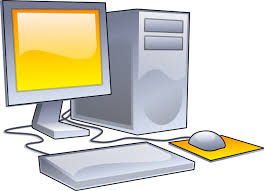
//> input picture Algoritmi/Image.jpeg, 264 x 191 px
$ ./Romeo_Hough_Rette Image.jpeg 3   (built with g++ and OpenCV 4)
//> lines starting //> are read from the running program, lines starting //| are printed output that depends on the picture; after the words box and inside, x2 and y2 are one past the last pixel; in counts of white or black regions, pixels touching at a corner belong together
#include <opencv2/opencv.hpp>

using namespace cv;
using namespace std;

int main(int argc, char** argv) {

    // lettura immagine in scala di grigio
    Mat image = imread(argv[1], IMREAD_GRAYSCALE);
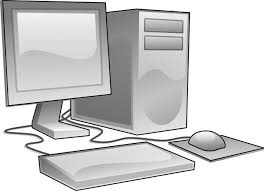
//> image: 191 rows x 264 cols, CV_8UC1; min 0, max 255, mean 207.8
    if(image.empty()) {
        cout <<  "Errore lettura immagine" << endl;
        return -1;
    }
    imshow("Immagine di input", image);
    waitKey(0);

    // applico un filtro gaussiano per lo smoothing (riduzione del rumore)
    GaussianBlur(image, image, Size(9, 9), 0, 0);
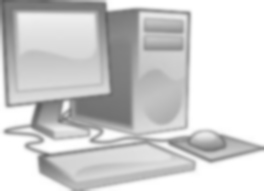
//> image: 191 rows x 264 cols, CV_8UC1; min 91, max 255, mean 207.7

    // applico l'algoritmo di Canny per rilevare gli edge
    Mat edges;
    Canny(image, edges, 45, 75, 3);
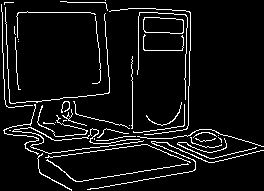
//> edges: 191 rows x 264 cols, CV_8UC1; 6.9% white in thin lines or dots
    imshow("Bordi dell'immagine", edges);
    waitKey(0);

    // inizializzo e riempio la matrice dei voti
    int diagonal = hypot(image.rows, image.cols); // numero di pixel sulla diagonale dell'immagine
//> diagonal = 325
    Mat votes = Mat::zeros(diagonal * 2, 180, CV_32F); // matrice dei voti
    double rho, theta;
    for (int y = 0; y < edges.rows; y++) { // scorro le righe dell'output di Canny
        for (int x = 0; x < edges.cols; x++) { // scorro le colonne dell'output di Canny
            if (edges.at<uchar>(y, x) == 255) { // se il pixel è un pixel di edge
                for (theta = 0; theta < 180; theta++) { // per ogni valore di theta da 0 a 180
                    rho = diagonal + x * cos((theta - 90) * CV_PI / 180) + y * sin((theta - 90) * CV_PI / 180); // calcolo rho (CV_PI è il pigreco)
                    votes.at<float>(rho, theta)++; // incremento il valore corrispondente nella matrice dei voti
                }
            }
        }
    }
//> this loop made 191 passes
//> rho on passes 1 to 3: 326.8, 327.2, 328.8
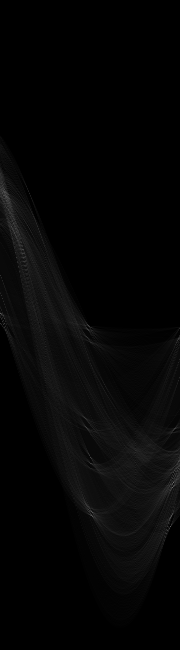
//> votes: 650 rows x 180 cols, CV_32FC1; min 0, max 114, mean 5.4
//> after the loop, rho = 516.2
    for (int r = 0; r < votes.rows; r++) { // scorro le righe della matrice dei voti
        for (int t = 0; t < votes.cols; t++) { // scorro le colonne della matrice dei voti
            if (votes.at<float>(r, t) > atoi(argv[2])) { // se il valore della cella della matrice dei voti supera la soglia
                theta = (t - 90) * CV_PI / 180; // calcolo theta
                int x = (r - diagonal) * cos(theta); // calcolo l'ascissa della retta
                int y = (r - diagonal) * sin(theta); // calcolo l'ordinata della retta
                double sin_t = sin(theta); // calcolo il seno di theta
                double cos_t = cos(theta); // calcolo il coseno di theta
                Point pt1(cvRound(x + diagonal * (-sin_t)), cvRound(y + diagonal * cos_t)); // traccio un punto sulla retta
                Point pt2(cvRound(x - diagonal * (-sin_t)), cvRound(y - diagonal * cos_t)); // traccio un punto sulla retta
                line(image, pt1, pt2, Scalar(0), 2, 0); // traccio una linea che passa per i 2 punti per evidenziare la retta nell'immagine
            }
        }
    }
//> image: 191 rows x 264 cols, CV_8UC1; every value is 0
//> after the loop, theta = 0.646
    imshow("rette", image);
    waitKey(0);
    return 0;
}

$ run again, on Algoritmi/monete.jpeg
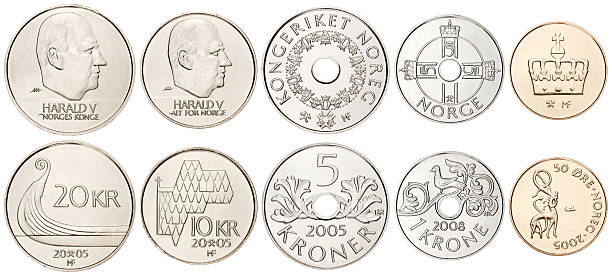
//> input picture Algoritmi/monete.jpeg, 612 x 276 px
//> `Canny(image, edges, 45, 75, 3);`:
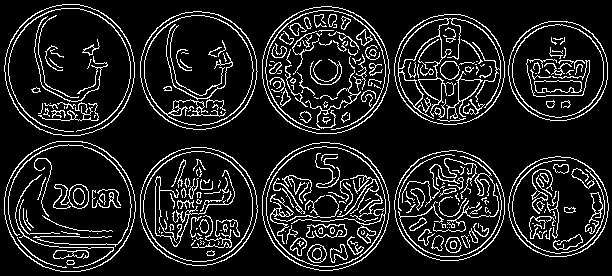
//> edges: 276 rows x 612 cols, CV_8UC1; 12.5% white in thin lines or dots
//> the loop `for (int y = 0; y < edges.rows; y++)` made 276 passes
//> rho on passes 1 to 3: 0, 0, 0
//> after the loop `for (int y = 0; y < edges.rows; y++)`:
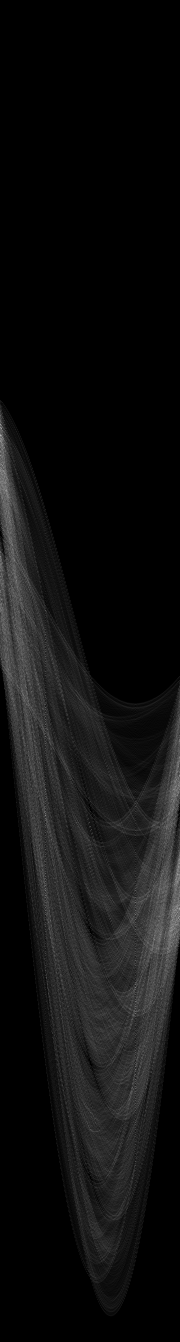
//> votes: 1342 rows x 180 cols, CV_32FC1; min 0, max 180, mean 15.8
//> after the loop `for (int y = 0; y < edges.rows; y++)`: rho = 943.4
//> after the loop `for (int r = 0; r < votes.rows; r++)`: theta = 0.401

$ run again, on Algoritmi/quadrato.jpeg
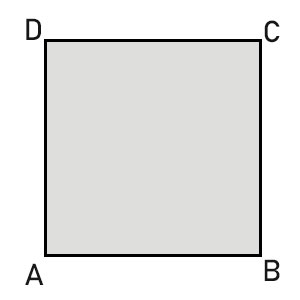
//> input picture Algoritmi/quadrato.jpeg, 300 x 300 px
//> `Canny(image, edges, 45, 75, 3);`:
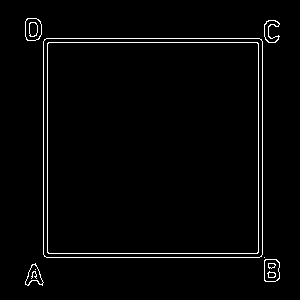
//> edges: 300 rows x 300 cols, CV_8UC1; 2.4% white in thin lines or dots, all inside (x1, y1, x2, y2) = (25, 18, 280, 286)
//> the loop `for (int y = 0; y < edges.rows; y++)` made 300 passes
//> rho on passes 1 to 3: 0, 0, 0
//> after the loop `for (int y = 0; y < edges.rows; y++)`:
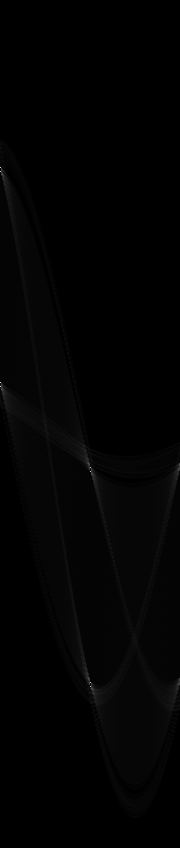
//> votes: 848 rows x 180 cols, CV_32FC1; min 0, max 222, mean 2.5
//> after the loop `for (int y = 0; y < edges.rows; y++)`: rho = 709.7
//> after the loop `for (int r = 0; r < votes.rows; r++)`: theta = 0.82
